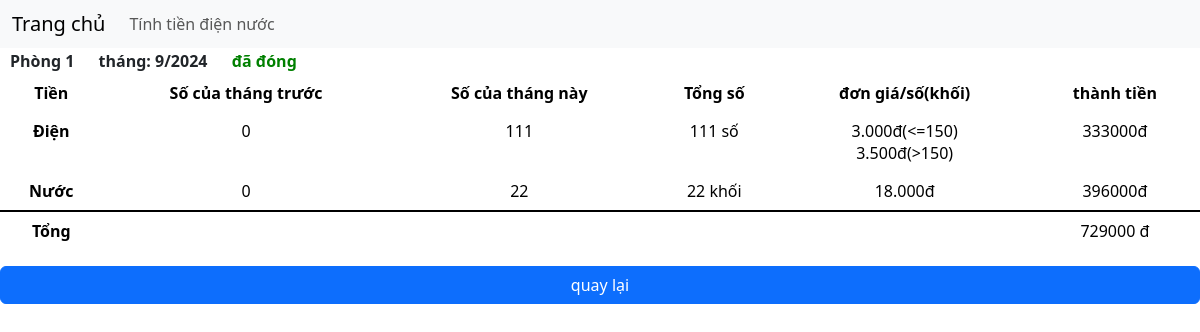
The page /home/congno/phong/1/9/2024 on the database its author committed.
### myHouse/models.py (models this page shows, shortened)
class Phong(models.Model):
	sodienthangtruoc = models.BigIntegerField(default=0)
	sonuocthangtruoc = models.BigIntegerField(default=0)
	sodienthangnay = models.BigIntegerField(default=sodienthangtruoc)
	sonuocthangnay = models.BigIntegerField(default=sonuocthangtruoc)

class Congno(models.Model):
	thang = models.CharField(max_length=255)
	sodien = models.BigIntegerField(default=0)
	sonuoc = models.BigIntegerField(default=0)
	tiennuoc = models.BigIntegerField(default=0)
	tiendien = models.BigIntegerField(default=0)
	trangthai = models.BooleanField(default=False)
	phong = models.ForeignKey(Phong, on_delete=models.PROTECT, related_name='phong')
	@property
	def tong(self):
		return self.tiennuoc + self.tiendien

### myHouse/views.py (the view)
# urls.py: path('home/congno/phong/<int:id>/<str:thang>/<str:nam>', views.congnothangchitiet , name='congnothangchitiet'),
def congnothangchitiet(request, id, thang, nam):
	phong = Phong.objects.get(id=id)
	thangnam = thang + "/" + nam
	congno = Congno.objects.get(phong=phong, thang=thangnam)
	thangtruoc = getthangtruoc(thang, nam)
	congnothangtruoc = Congno.objects.get(phong=phong, thang=thangtruoc)
	tongsodien = congno.sodien - congnothangtruoc.sodien
	tongsonuoc = congno.sonuoc - congnothangtruoc.sonuoc
	tiendiennuoc(congno, congnothangtruoc)
	context = {
		"phong": phong,
		"thangnam": thangnam,
		"congno": congno,
		"congnothangtruoc": congnothangtruoc,
		"tongsodien": tongsodien,
		"tongsonuoc": tongsonuoc,
	}
	return render(request, 'congnothangchitiet.html', context)

### myHouse/views.py (called while the page is built)
def getthangtruoc(thang, nam):
	thangtruoc = 0
	namtruoc = 0
	if thang == "1":
		thangtruoc = 12
		namtruoc = int(nam) - 1
	else:
		thangtruoc = int(thang) - 1
		namtruoc = int(nam)
	return str(thangtruoc) + "/" + str(namtruoc)

def tiendiennuoc(congnothangnay, congnothangtruoc):
	sodien = int(congnothangnay.sodien) - int(congnothangtruoc.sodien)
	print(congnothangnay.sodien)
	print(congnothangtruoc.sodien)
	print(sodien)
	sonuoc = congnothangnay.sonuoc - congnothangtruoc.sonuoc
	congnothangnay.tiennuoc = sonuoc*18000
	if sodien > 150:
		congnothangnay.tiendien = (sodien - 150)*3500 + 150*3000
		print("yes")
	else:
		congnothangnay.tiendien = sodien*3000
	print(congnothangnay.tiendien)
	congnothangnay.save()
	return 0

### myHouse/templates/congnothangchitiet.html (shortened to what this page needs)
{% extends 'index.html' %}
{% block content %}
<div class="phong_name">Phòng {{phong.id}}</div>
<div class="phong_name">tháng: {{thangnam}}</div>
{% if congno.trangthai == True %}
<div class="phong_name" style="color: green">đã đóng</div>
{% else %}
<div class="phong_name" style="color: red">chưa đóng</div>
{% endif %}
<table class="table">
	<thead>
		<tr>
			<th class="text-align-center" scope="col">Tiền</th>
			<th class="text-align-center" scope="col">Số của tháng trước</th>
			<th class="text-align-center" scope="col">Số của tháng này</th>
			<th class="text-align-center" scope="col">Tổng số</th>
			<th class="text-align-center" scope="col">đơn giá/số(khối)</th>
			<th class="text-align-center" scope="col">thành tiền</th>
		</tr>
	</thead>
	<tbody>
		<tr>
			<th class="text-align-center" scope="row">Điện</th>
			<td class="text-align-center">{{congnothangtruoc.sodien}}</td>
			<td class="text-align-center">{{congno.sodien}}</td>
			<td class="text-align-center">{{tongsodien}} số</td>
			<td class="text-align-center"><span>3.000đ(&lt;=150)</span> <br>
				<span>3.500đ(&gt;150)</span>
			</td>
			<td class="text-align-center">{{congno.tiendien}}đ</td>
		</tr>
		<tr>
			<th class="text-align-center" scope="row">Nước</th>
			<td class="text-align-center">{{congnothangtruoc.sonuoc}}</td>
			<td class="text-align-center">{{congno.sonuoc}}</td>
			<td class="text-align-center">{{tongsonuoc}} khối</td>
			<td class="text-align-center">18.000đ</td>
			<td class="text-align-center">{{congno.tiennuoc}}đ</td>
		</tr>
		<tr style="border-top: 2px solid black">
			<th class="text-align-center" scope="row">Tổng</th>
			<td class="text-align-center"></td>
			<td class="text-align-center"></td>
			<td class="text-align-center"></td>
			<td class="text-align-center"></td>
			<td class="text-align-center">{{congno.tong}} đ</td>
		</tr>
	</tbody>
</table>
<div><button class="btn btn-primary more-div" onclick="history.back()">quay lại</button>
</div>
{% endblock %}

### myHouse/static/styles.css (style rules this page uses)
.phong_name { display: inline-block; padding: 5px 10px; font-weight: 700; }
.text-align-center { text-align: center !important; }
.more-div { width: 100%; }

### rows shown on the page
Phong: id "1"
Congno: sodien "0", sonuoc "0"
Congno: sodien "111", tiendien "333000", sonuoc "22", tiennuoc "396000", tong "729000"

### other values the page prints
{{ thangnam }} "9/2024"
{{ tongsodien }} "111"
{{ tongsonuoc }} "22"
